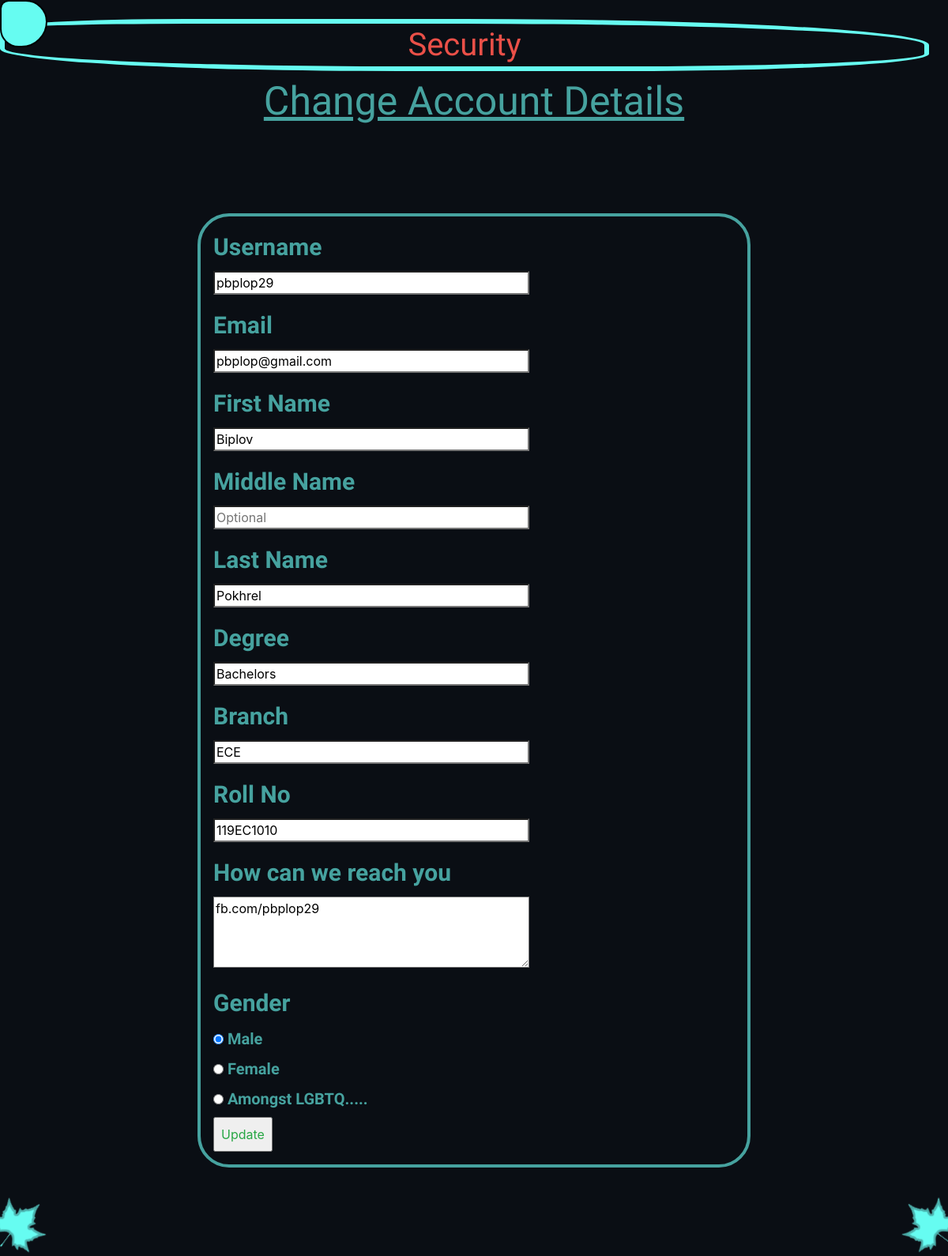
The page /security (signed in) on the database as committed earlier.
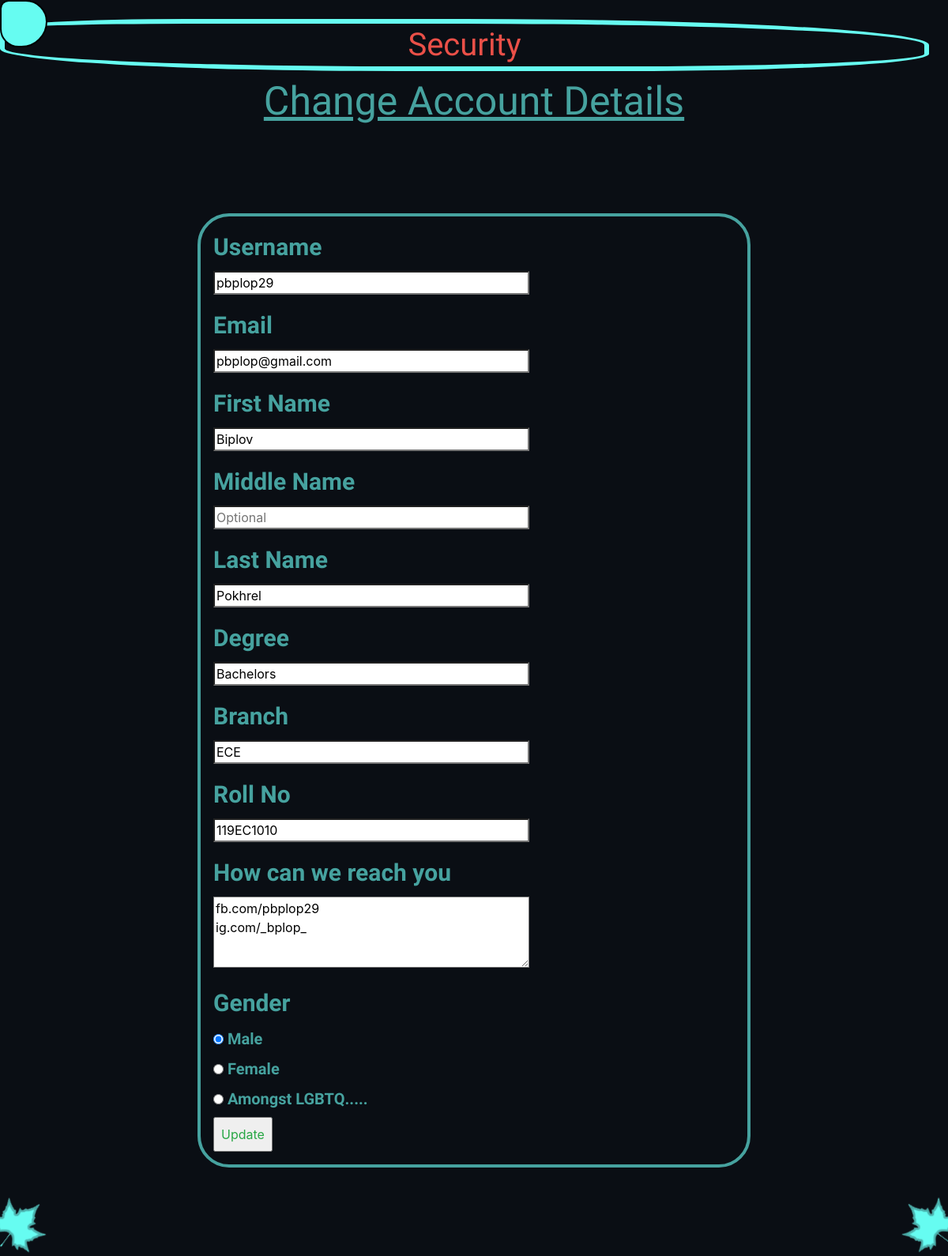
The same page on the database as committed later.
### main/models.py (models this page shows)
class User(db.Model, UserMixin):
    id = db.Column(db.Integer, primary_key=True)
    username = db.Column(db.String(120), unique=True, nullable=False)
    email = db.Column(db.String(20), unique=True, nullable=False)
    fname = db.Column(db.String(120), unique=False, nullable=False)
    mname = db.Column(db.String(120), unique=False, nullable=True)
    lname = db.Column(db.String(120), unique=False, nullable=False)
    batch = db.Column(db.String(120), unique=False, nullable=False)
    degree = db.Column(db.String(120), unique=False, nullable=False)
    branch = db.Column(db.String(120), unique=False, nullable=False)
    rollno = db.Column(db.String(120), unique=True, nullable=False)
    country = db.Column(db.String(120), unique=False, nullable=False)
    social = db.Column(db.String(500), unique=False, nullable=True)
    birthdate = db.Column(db.String(120), unique=False, nullable=False)
    gender = db.Column(db.String(120), unique=False, nullable=False)
    age = db.Column(db.String(120), unique=False, nullable=False)
    password = db.Column(db.String(100), unique=False, nullable=False)
    image_file = db.Column(db.String(20), nullable = False, default = 'default.jpg')

### main/routes.py (the view)
@app.route("/security", methods=['GET', 'POST'])
@login_required
def security():
    form = updateform()
    if form.validate_on_submit():
        current_user.username = form.username.data
        current_user.email = form.email.data
        current_user.fname = form.fname.data
        current_user.mname = form.mname.data
        current_user.lname = form.lname.data
        current_user.degree = form.degree.data
        current_user.branch = form.branch.data
        current_user.rollno = form.rollno.data
        current_user.social = form.social.data
        current_user.gender = form.gender.data
        db.session.commit()
        flash('Your Account Has Been Updated', 'success text-center')
        return redirect(url_for('profile'))
    elif request.method == 'GET':
        form.username.data = current_user.username
        form.email.data = current_user.email
        form.fname.data = current_user.fname
        form.mname.data = current_user.mname
        form.lname.data = current_user.lname
        form.degree.data = current_user.degree
        form.branch.data = current_user.branch
        form.rollno.data = current_user.rollno
        form.social.data = current_user.social
        form.gender.data = current_user.gender
    return render_template("security.html", title_given="Security", form=form)

### main/forms.py (shortened to what this page needs)
class updateform(FlaskForm):
    username = StringField('Username', validators=[DataRequired(), Length(min=2, max=20)])
    email = StringField('Email',
                        validators=[DataRequired(), Email()])
    fname = StringField('First Name', validators=[DataRequired(), Length(min=2, max=20)])
    mname = StringField('Middle Name')
    lname = StringField('Last Name', validators=[DataRequired(), Length(min=2, max=20)])
    degree = StringField('Degree', validators=[DataRequired(), Length(min=2, max=20)])
    branch = StringField('Branch', validators=[DataRequired(), Length(min=2, max=20)])
    rollno = StringField('Roll No', validators=[DataRequired(), Length(min=5)])
    social = TextAreaField(' How can we reach you ')
    gender = RadioField('Gender', choices= [('Male', 'Male'), ('Female', 'Female'), ('LGBTQ...', 'Amongst LGBTQ.....')])
    submit = SubmitField('Update')

### main/models.py (called while the page is built)
@login_manager.user_loader
def load_user(user_id):
    return User.query.get(int(user_id))

### main/templates/security.html (shortened to what this page needs)
{% extends "layout.html" %} {% block content %}
{%from "formhelpers.html" import render_field%}
{%from "formhelpers.html" import render_social_field%}
{%from "formhelpers.html" import render_radio_field%}
{%from "formhelpers.html" import render_recap%}
<h1 class = 'welcome'>Security</h1>
<h1 class = 'signhead'> Change Account Details </h1>
<form action="/security" method="POST" class='form2'>
    {{render_field(form.username,   PLACEHOLDER=form.username.label.text)}}
    {{render_field(form.email, PLACEHOLDER=form.  email.label.text)}}
    {{render_field(form.fname,   PLACEHOLDER=form.fname.label.text)}}
    {{render_field(form.mname,   PLACEHOLDER=('Optional'))}}
    {{render_field(form.lname,   PLACEHOLDER=form.lname.label.text)}}
    {{render_field(form.degree,   PLACEHOLDER=('PhD/Masters/Bachelors'))}}
    {{render_field(form.branch,   PLACEHOLDER=('Acronym'))}}
    {{render_field(form.rollno,   PLACEHOLDER=('Roll No. answers  the 3 questions above :p '))}}
    {{render_social_field(form.social,   PLACEHOLDER='Links to Socials (Optional)')}}
    {{render_radio_field(form.gender) }}
    {{form.submit (class="text-success p-2  ")}}
    </form>
{% endblock content %}

### main/templates/formhelpers.html (shortened to what this page needs)
{% macro render_field(field) %}
<div >
    <label for="{{ field.name }}" class="control-label">{{ field.label.text }}</label>
    <div class>
        {{ field(class_='form-field', **kwargs)|safe }}
    </div>
</div>
{% endmacro %}
{% macro render_social_field(field) %}
<div >
    <label for="{{ field.name }}" class="control-label">{{ field.label.text }}</label>
    <div class>
        {{ field(class_='form-field-social', **kwargs)|safe }}
    </div>
</div>
{% endmacro %}
{% macro render_radio_field(field) %}
<div >
    <label class="control-label">{{ field.label.text }}</label>
    <div >
        {% for subfield in field %}
        <div >
            <label class="control-label-2">
                {{ subfield }}
                {{ subfield.label.text }}
            </label>
        </div>
        {% endfor %}
    </div>
</div>
{% endmacro %}

Rows that differ between the two databases and show on the page:
changed User "pbplop29": social "fb.com/pbplop29" → "fb.com/pbplop29 ig.com/_bplop_"
